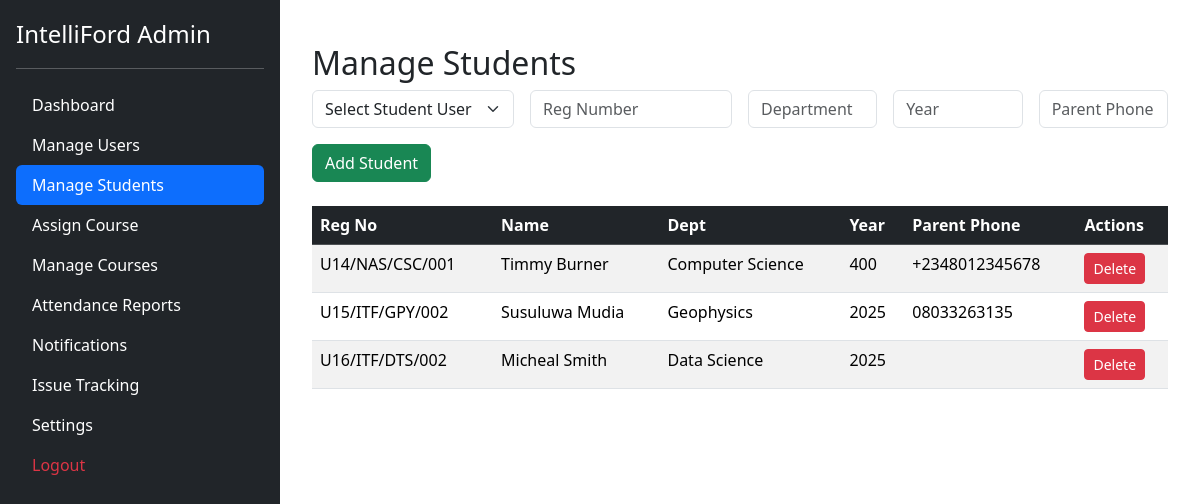
The app's page /admin/students.php (signed in) with its own data.
### tables this page shows
CREATE TABLE `students` (
  `id` int(11) NOT NULL,
  `user_id` int(11) NOT NULL,
  `reg_number` varchar(50) NOT NULL,
  `department` varchar(50) DEFAULT NULL,
  `year` varchar(20) DEFAULT NULL,
  `parent_phone` varchar(20) DEFAULT NULL,
  `parent_email` varchar(150) DEFAULT NULL
);

CREATE TABLE `users` (
  `id` int(11) NOT NULL,
  `username` varchar(50) NOT NULL,
  `password` varchar(255) NOT NULL,
  `role` enum('admin','lecturer','student') NOT NULL,
  `full_name` varchar(100) DEFAULT NULL,
  `email` varchar(100) DEFAULT NULL,
  `created_at` timestamp NOT NULL DEFAULT current_timestamp(),
  `gender` varchar(10) DEFAULT NULL,
  `phone` varchar(20) DEFAULT NULL
);

### admin/students.php (the view, shortened to what this page needs)
<?php
include '../includes/sidebar.php';
include '../config.php';
$students = $conn->query("
  SELECT s.*, u.full_name
  FROM students s
  JOIN users u ON s.user_id = u.id
");
?>
<!DOCTYPE html>
<html lang="en">
<head>
  <link href="https://cdn.jsdelivr.net/npm/bootstrap@5.3.3/dist/css/bootstrap.min.css" rel="stylesheet">
</head>
<body>
<div class="container mt-4">
  <h2>Manage Students</h2>
  <form method="post" class="mb-4">
    <div class="row g-3">
      <div class="col-md-3">
        <select name="user_id" class="form-select" required>
          <option value="">Select Student User</option>
        </select>
      </div>
      <div class="col-md-3">
        <input type="text" name="reg_number" class="form-control" placeholder="Reg Number" required>
      </div>
      <div class="col-md-2">
        <input type="text" name="department" class="form-control" placeholder="Department" required>
      </div>
      <div class="col-md-2">
        <input type="text" name="year" class="form-control" placeholder="Year" required>
      </div>
      <div class="col-md-2">
        <input type="text" name="parent_phone" class="form-control" placeholder="Parent Phone">
      </div>
      <div class="col-12">
        <button type="submit" name="add_student" class="btn btn-success">
          Add Student
        </button>
      </div>
    </div>
  </form>
  <table class="table table-striped table-hover">
    <thead class="table-dark">
      <tr>
        <th>Reg No</th>
        <th>Name</th>
        <th>Dept</th>
        <th>Year</th>
        <th>Parent Phone</th>
        <th>Actions</th>
      </tr>
    </thead>
    <tbody>
      <?php while($s = $students->fetch_assoc()): ?>
        <tr>
          <td><?= htmlspecialchars($s['reg_number']); ?></td>
          <td><?= htmlspecialchars($s['full_name']); ?></td>
          <td><?= htmlspecialchars($s['department']); ?></td>
          <td><?= htmlspecialchars($s['year']); ?></td>
          <td><?= htmlspecialchars($s['parent_phone'] ?? '-'); ?></td>
          <td>
            <a href="?delete=<?= $s['id'] ?>"
               class="btn btn-sm btn-danger"
               onclick="return confirm('Delete this student?')">
               Delete
            </a>
          </td>
        </tr>
      <?php endwhile; ?>
    </tbody>
  </table>
</div>
</body>
</html>

### records on screen
students: reg_number "U14/NAS/CSC/001", user.full_name "Timmy Burner", department "Computer Science", year "400", parent_phone "+2348012345678"
students: reg_number "U15/ITF/GPY/002", user.full_name "Susuluwa Mudia", department "Geophysics", year "2025", parent_phone "08033263135"
students: reg_number "U16/ITF/DTS/002", user.full_name "Micheal Smith", department "Data Science", year "2025"
